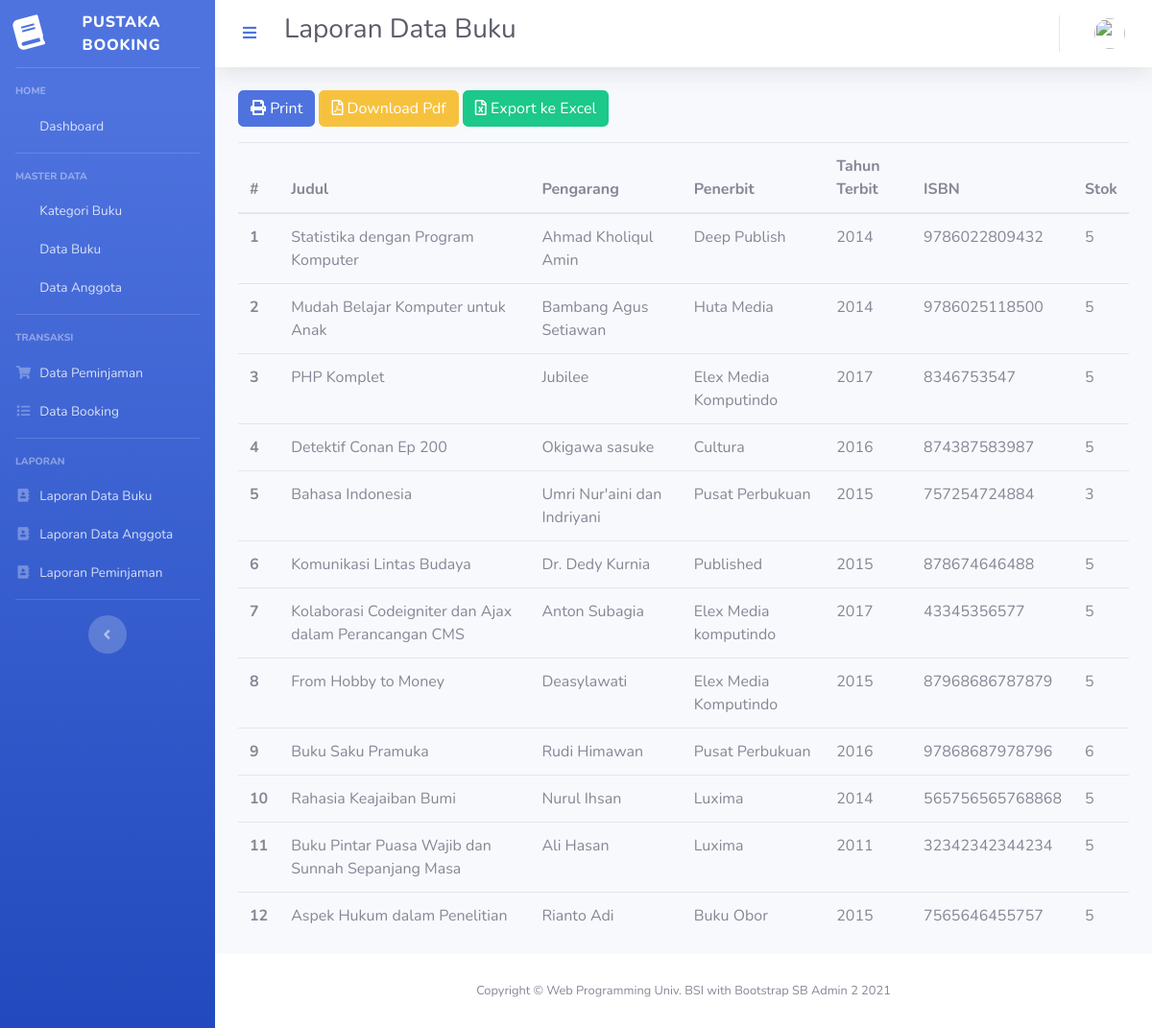
The page /index.php/laporan/laporan_buku on the database its author committed.
### tables this page shows
CREATE TABLE `buku` (
  `id` int(11) NOT NULL,
  `judul_buku` varchar(128) NOT NULL,
  `id_kategori` int(11) NOT NULL,
  `pengarang` varchar(64) NOT NULL,
  `penerbit` varchar(64) NOT NULL,
  `tahun_terbit` year(4) NOT NULL,
  `isbn` varchar(64) NOT NULL,
  `stok` int(11) NOT NULL,
  `dipinjam` int(11) NOT NULL,
  `dibooking` int(11) NOT NULL,
  `image` varchar(256) DEFAULT 'book-default-cover.jpg'
);

### application/controllers/Laporan.php (called while the page is built, shortened)
<?php
class Laporan extends CI_Controller
{
	public function laporan_buku()
	{
		$data['judul'] = 'Laporan Data Buku';
		$data['user'] = $this->ModelUser->cekData(['email' => $this->session->userdata('email')])->row_array();
		$data['buku'] = $this->ModelBuku->getBuku()->result_array();
		$data['kategori'] = $this->ModelBuku->getKategori()->result_array();
		$this->load->view('templates/header', $data);
		$this->load->view('templates/sidebar', $data);
		$this->load->view('templates/topbar', $data);
		$this->load->view('buku/laporan_buku', $data);
		$this->load->view('templates/footer');
	}
}

### index.php (called while the page is built, shortened)
<?php
require_once BASEPATH.'core/CodeIgniter.php';

### application/models/ModelBuku.php (called while the page is built, shortened)
<?php
class ModelBuku extends CI_Model
{
    public function getBuku()
    {
        return $this->db->get('buku');
    }
}

### application/views/buku/laporan_buku.php (the view, shortened to what this page needs)
<div class="container-fluid">
	<div class="row">
		<div class="col-lg-12">
		<a href="<?= base_url('laporan/cetak_laporan_buku'); ?>" class="btn btn-primary mb-3"><i class="fas fa-print"></i> Print</a>
		<a href="<?= base_url('laporan/laporan_buku_pdf'); ?>" class="btn btn-warning mb-3"><i class="far fa-file-pdf"></i> Download Pdf</a>
		<a href="<?= base_url('laporan/export_excel'); ?>" class="btn btn-success mb-3"><i class="far fa-file-excel"></i> Export ke Excel</a>
		<table class="table table-hover">
			<thead>
				<tr>
					<th scope="col">#</th>
					<th scope="col">Judul</th>
					<th scope="col">Pengarang</th>
					<th scope="col">Penerbit</th>
					<th scope="col">Tahun Terbit</th>
					<th scope="col">ISBN</th>
					<th scope="col">Stok</th>
				</tr>
			</thead>
			<tbody>
				<?php
				$a = 1;
				foreach ($buku as $b) { ?>
					<tr>
						<th scope="row"><?= $a++; ?></th>
						<td><?= $b['judul_buku']; ?></td>
						<td><?= $b['pengarang']; ?></td>
						<td><?= $b['penerbit']; ?></td>
						<td><?= $b['tahun_terbit']; ?></td>
						<td><?= $b['isbn']; ?></td>
						<td><?= $b['stok']; ?></td>
					</tr>
				<?php } ?>
			</tbody>
		</table>
		</div>
	</div>
</div>
</div>

### application/views/templates/header.php (shortened to what this page needs)
<!DOCTYPE html>
<html lang="en">
<head>
    <link href="<?= base_url('assets/vendor/fontawesomefree/css/all.min.css'); ?>" rel="stylesheet" type="text/css">
    <link href="<?= base_url('assets/vendor/datatables/dataTables.bootstrap4.css'); ?>" rel="stylesheet" type="text/css">
    <link href="<?= base_url('assets/css/sb-admin-2.min.css'); ?>" rel="stylesheet">
</head>
<body id="page-top">
    <div id="wrapper">

### application/views/templates/sidebar.php (shortened to what this page needs)
    <ul class="navbar-nav bg-gradient-primary sidebar sidebar-dark accordion" id="accordionSidebar">
        <a class="sidebar-brand d-flex align-items-center justify-content-center" href="index.html">
            <div class="sidebar-brand-icon rotate-n-15">
                <i class="fas fa-book"></i>
            </div>
            <div class="sidebar-brand-text mx-3">Pustaka Booking</div>
        </a>
        <hr class="sidebar-divider">
            <div class="sidebar-heading">
                Home
            </div>
                <li class="nav-item active">
                    <li class="nav-item">
                        <a class="nav-link pb-0" href="<?= base_url('admin'); ?>">
                            <span>Dashboard</span></a>
                    </li>
                </li>
            <hr class="sidebar-divider mt-3">
            <div class="sidebar-heading">
                Master Data
            </div>
                <li class="nav-item active">
                    <li class="nav-item">
                        <a class="nav-link pb-0" href="<?= base_url('buku/kategori'); ?>">
                            <span>Kategori Buku</span></a>
                    </li>
                    <li class="nav-item">
                        <a class="nav-link pb-0" href="<?= base_url('buku'); ?>">
                            <span>Data Buku</span></a>
                    </li>
                    <li class="nav-item">
                        <a class="nav-link pb-0" href="<?= base_url('user/anggota'); ?>">
                            <span>Data Anggota</span></a>
                    </li>
                </li>
<hr class="sidebar-divider mt-3">
<div class="sidebar-heading">
                Transaksi
            </div>
                <li class="nav-item active">
                    <li class="nav-item">
                        <a class="nav-link pb-0" href="<?= base_url('pinjam'); ?>">
                            <i class="fa fa-fw fa-shopping-cart"></i>
                            <span>Data Peminjaman</span></a>
                    </li>
                    <li class="nav-item">
                        <a class="nav-link pb-0" href="<?= base_url('pinjam/daftarBooking'); ?>">
                            <i class="fa fa-fw fa-list"></i>
                            <span>Data Booking</span></a>
                    </li>
                </li>
            <hr class="sidebar-divider mt-3">
<div class="sidebar-heading">
                Laporan
            </div>
                <li class="nav-item active">
                    <li class="nav-item">
                        <a class="nav-link pb-0" href="<?= base_url('laporan/laporan_buku'); ?>">
                            <i class="fa fa-fw fa-address-book"></i>
                            <span>Laporan Data Buku</span></a>
                    </li>
                    <li class="nav-item">
                        <a class="nav-link pb-0" href="<?= base_url('laporan/laporan_anggota'); ?>">
                            <i class="fa fa-fw fa-address-book"></i>
                            <span>Laporan Data Anggota</span></a>
                    </li>
		<li class="nav-item">
                        <a class="nav-link pb-0" href="<?= base_url('laporan/laporan_pinjam'); ?>">
                            <i class="fa fa-fw fa-address-book"></i>
                            <span>Laporan Peminjaman</span></a>
                    </li>
                </li>
            <hr class="sidebar-divider mt-3">
        <div class="text-center d-none d-md-inline">
            <button class="rounded-circle border-0" id="sidebarToggle"></button>
        </div>
    </ul>

### application/views/templates/topbar.php (shortened to what this page needs)
<div id="content-wrapper" class="d-flex flex-column">
    <div id="content">
        <nav class="navbar navbar-expand navbar-light bg-white topbar mb-4 static-top shadow">
            <button id="sidebarToggleTop" class="btn btn-link d-mdnone rounded-circle mr-3">
                <i class="fa fa-bars"></i>
            </button>
            <h1 class="h3 mb-2 text-gray-800"><?= $judul; ?></h1>
            <ul class="navbar-nav ml-auto">
                <li class="nav-item dropdown no-arrow">
                    <a class="nav-link dropdown-toggle" href="#" id="userDropdown" role="button" data-toggle="dropdown" ariahaspopup="true" aria-expanded="false">
                        <img class="img-profile rounded-circle" src="<?= base_url('assets/img/profile/') . $user['image']; ?>">
                    </a>
                </li>
            </ul>
        </nav>

### application/views/templates/footer.php (shortened to what this page needs)
<footer class="sticky-footer bg-white">
    <div class="container my-auto">
        <div class="copyright text-center my-auto">
            <span>Copyright &copy; Web Programming Univ. BSI with
                Bootstrap SB Admin 2 <?= date('Y'); ?></span>
        </div>
    </div>
</footer>
</div>
</div>
</body>
</html>

### rows shown on the page
buku: judul_buku "Statistika dengan Program Komputer", pengarang "Ahmad Kholiqul Amin", penerbit "Deep Publish", tahun_terbit "2014", isbn "9786022809432", stok "5"
buku: judul_buku "Mudah Belajar Komputer untuk Anak", pengarang "Bambang Agus Setiawan", penerbit "Huta Media", tahun_terbit "2014", isbn "9786025118500", stok "5"
buku: judul_buku "PHP Komplet", pengarang "Jubilee", penerbit "Elex Media Komputindo", tahun_terbit "2017", isbn "8346753547", stok "5"
buku: judul_buku "Detektif Conan Ep 200", pengarang "Okigawa sasuke", penerbit "Cultura", tahun_terbit "2016", isbn "874387583987", stok "5"
buku: judul_buku "Bahasa Indonesia", pengarang "Umri Nur'aini dan Indriyani", penerbit "Pusat Perbukuan", tahun_terbit "2015", isbn "757254724884", stok "3"
buku: judul_buku "Komunikasi Lintas Budaya", pengarang "Dr. Dedy Kurnia", penerbit "Published", tahun_terbit "2015", isbn "878674646488", stok "5"
buku: judul_buku "Kolaborasi Codeigniter dan Ajax dalam Perancangan CMS", pengarang "Anton Subagia", penerbit "Elex Media komputindo", tahun_terbit "2017", isbn "43345356577", stok "5"
buku: judul_buku "From Hobby to Money", pengarang "Deasylawati", penerbit "Elex Media Komputindo", tahun_terbit "2015", isbn "87968686787879", stok "5"
buku: judul_buku "Buku Saku Pramuka", pengarang "Rudi Himawan", penerbit "Pusat Perbukuan", tahun_terbit "2016", isbn "97868687978796", stok "6"
buku: judul_buku "Rahasia Keajaiban Bumi", pengarang "Nurul Ihsan", penerbit "Luxima", tahun_terbit "2014", isbn "565756565768868", stok "5"
buku: judul_buku "Buku Pintar Puasa Wajib dan Sunnah Sepanjang Masa", pengarang "Ali Hasan", penerbit "Luxima", tahun_terbit "2011", isbn "32342342344234", stok "5"
buku: judul_buku "Aspek Hukum dalam Penelitian", pengarang "Rianto Adi", penerbit "Buku Obor", tahun_terbit "2015", isbn "7565646455757", stok "5"

### other values the page prints
$judul "Laporan Data Buku"
